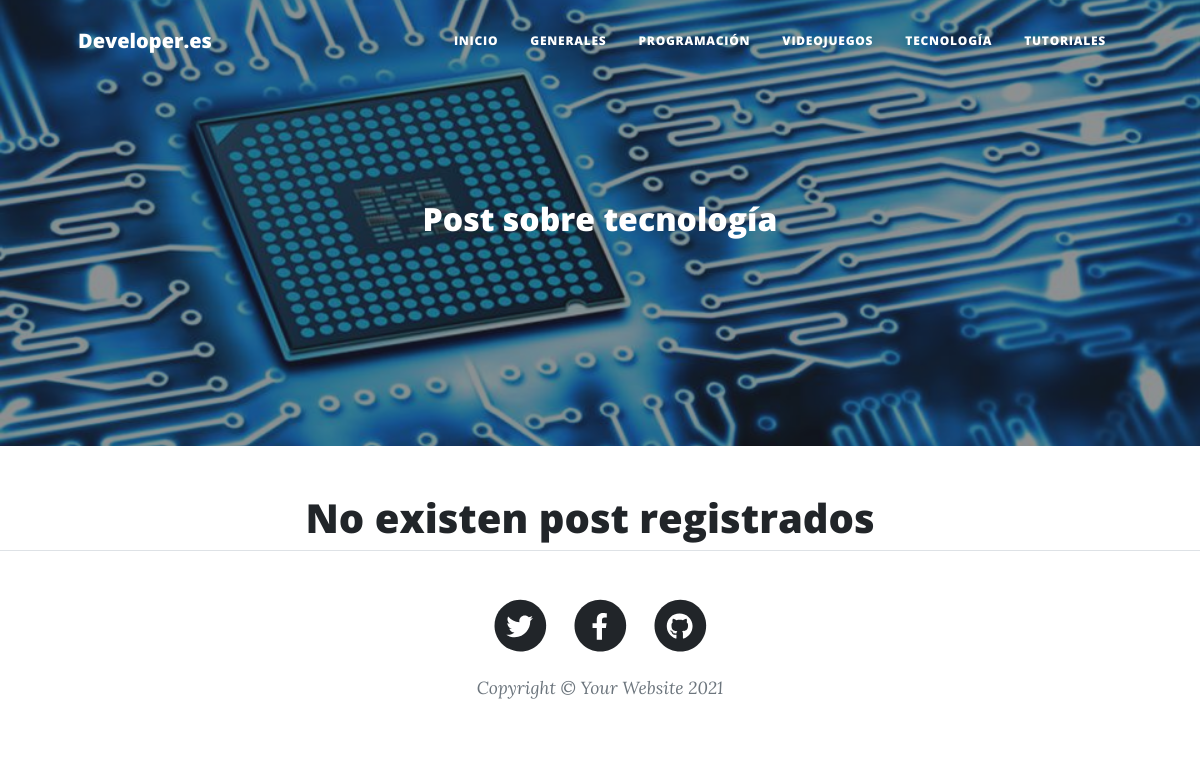
Page /tecnologia/ on the earlier database version.
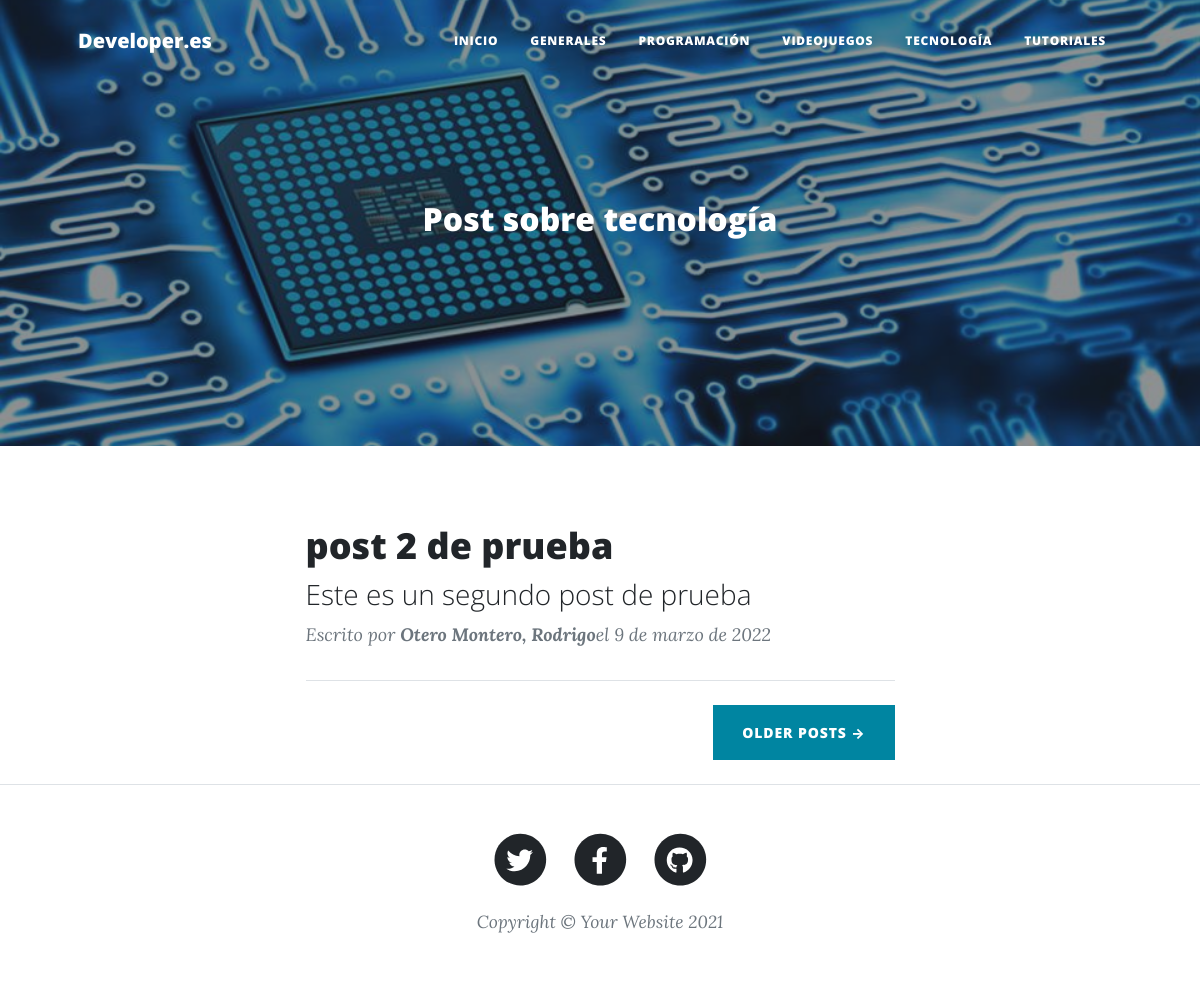
Same page on the later database version.
### apps/blog/models.py (models this page shows, shortened)
class Post(models.Model):
    id = models.AutoField(primary_key=True)
    titulo = models.CharField('Título', max_length=90, blank=False, null=False)
    slug = models.CharField('Slug', max_length=100, blank=False, null=False)
    descripcion = models.CharField('Descripción', max_length=110, blank=False, null=False)
    contenido = RichTextField()
    imagen = models.URLField(max_length=255, blank=False, null=False) # es un urlfield porque lo vamos a subir a Heroku en su versión gratuita, y esta no adminte la subida de imagnes (de no ser así hubiéramos colocado un imageField, por ejemplo)
    autor = models.ForeignKey(Autor , on_delete=models.CASCADE)
    categoria = models.ForeignKey(Categoria, on_delete=models.CASCADE)
    estado = models.BooleanField('Publicado/No publicado', default=True)
    fecha_creacion = models.DateField('Fecha de creación', auto_now=False, auto_now_add=True)
    class Meta:
        verbose_name = 'Post'
        verbose_name_plural = 'Posts'

class Autor(models.Model):
    id = models.AutoField(primary_key=True)
    nombre = models.CharField('Nombre de autor', max_length=255, null=False, blank=False)
    apellidos = models.CharField('Apellidos de autor', max_length=255, null=False, blank=False)
    facebook = models.URLField('Facebook', null='True', blank=True)
    twitter = models.URLField('Twitter', null='True', blank=True)
    instagram = models.URLField('Instagram', null='True', blank=True)
    web = models.URLField('Web', null='True', blank=True)
    correo = models.EmailField('Correo electrónico', null=False, blank=False)
    estado = models.BooleanField('Autor activo/no activo', default=True)
    fecha_creacion = models.DateField('Fecha de creación', auto_now=False, auto_now_add=True)
    class Meta:
        verbose_name = 'Autor'
        verbose_name_plural = 'Autores'
    def __str__(self):
        return '%s, %s' % (self.apellidos, self.nombre)

### apps/blog/views.py (the view)
# urls.py: path('tecnologia/', tecnologia, name='tecnologia'),
def tecnologia(request):
    posts = Post.objects.filter(estado=True, categoria=Categoria.objects.get(nombre='Tecnología'))
    return render(request, 'tecnologia.html', {'posts': posts})

### templates/tecnologia.html (shortened to what this page needs)
{% extends 'index.html' %}
{% load static %}
{% block imagen %}
'{% static 'img/tecnologia.jpg' %}'
{% endblock imagen %}
{% block titulo_principal %}
Post sobre tecnología
{% endblock titulo_principal %}

### templates/index.html (shortened to what the changed rows need)
{% load static %}
<!DOCTYPE html>
<html lang="es">
    <head>
        <link href="{% static 'css/styles.css' %}" rel="stylesheet" />
    </head>
    <body>
        <header class="masthead" style="background-image: url({% block imagen %}'{% static 'img/home-bg.jpg' %}'{% endblock imagen %})">
            <div class="container position-relative px-4 px-lg-5">
                <div class="row gx-4 gx-lg-5 justify-content-center">
                    <div class="col-md-10 col-lg-8 col-xl-7">
                        <div class="site-heading">
                            <h2>{% block titulo_principal %}Blog developer.es{% endblock titulo_principal %}</h2>
                        </div>
                    </div>
                </div>
            </div>
        </header>
        <div class="container px-4 px-lg-5">
            <div class="row gx-4 gx-lg-5 justify-content-center">
                <div class="col-md-10 col-lg-8 col-xl-7">
                    {% if posts %}
                        {% for post in posts %}
                            <div class="post-preview">
                                <a href="post.html">
                                    <h2 class="post-title">{{post.titulo}}</h2>
                                    <h3 class="post-subtitle">{{post.descripcion}}</h3>
                                </a>
                                <p class="post-meta">
                                    Escrito por
                                    <strong>{{post.autor}}</strong>el
                                    {{post.fecha_creacion}}
                                </p>
                            </div>
                            <hr class="my-4" />
                            <div class="d-flex justify-content-end mb-4"><a class="btn btn-primary text-uppercase" href="#!">Older Posts →</a></div>
                        {% endfor %}
                    {% else %}
                        <h1>No existen post registrados</h1>
                    {% endif %}
                    </div>
            </div>
        </div>
    </body>
</html>

Differences in the rows shown:
added Post: titulo "post 2 de prueba", descripcion "Este es un segundo post de prueba", autor "Otero Montero, Rodrigo", fecha_creacion "9 de marzo de 2022"
Other differences:
text no longer shown: "No existen post registrados"
